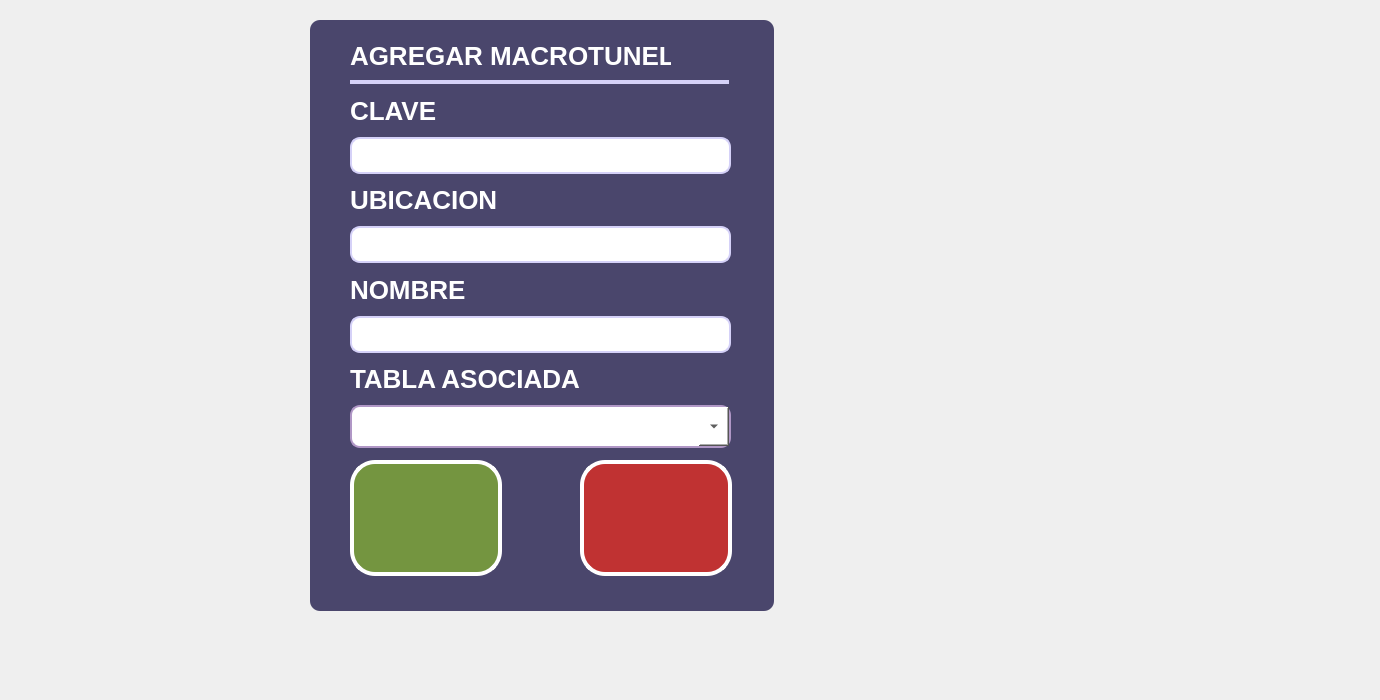
      <widget class="QWidget" name="page_8">
       <widget class="QLabel" name="Fondo_Lbl_12">
        <property name="geometry">
         <rect>
          <x>-50</x>
          <y>-20</y>
          <width>1371</width>
          <height>691</height>
         </rect>
        </property>
        <property name="font">
         <font>
          <family>Segoe UI</family>
          <pointsize>16</pointsize>
          <weight>75</weight>
          <bold>true</bold>
         </font>
        </property>
        <property name="styleSheet">
         <string notr="true">background-image: url(:/images/iconos/fondos/arandanos_fondo6.png);</string>
        </property>
        <property name="text">
         <string/>
        </property>
       </widget>
       <widget class="QWidget" name="widget_29" native="true">
        <property name="geometry">
         <rect>
          <x>300</x>
          <y>10</y>
          <width>481</width>
          <height>611</height>
         </rect>
        </property>
        <property name="styleSheet">
         <string notr="true"> border-radius: 10px; </string>
        </property>
        <widget class="QWidget" name="widget_22" native="true">
         <property name="geometry">
          <rect>
           <x>10</x>
           <y>10</y>
           <width>464</width>
           <height>591</height>
          </rect>
         </property>
         <property name="styleSheet">
          <string notr="true">background-color: rgb(74, 70, 108);
border-radius: 10px; </string>
         </property>
         <widget class="QPushButton" name="ConfirmarMacrotunelCreacion_Btn">
          <property name="geometry">
           <rect>
            <x>40</x>
            <y>440</y>
            <width>152</width>
            <height>116</height>
           </rect>
          </property>
          <property name="font">
           <font>
            <family>Segoe UI</family>
            <pointsize>16</pointsize>
            <weight>75</weight>
            <bold>true</bold>
           </font>
          </property>
          <property name="styleSheet">
           <string notr="true">QPushButton {

         background-color: #749540;
        /*border: 2px solid black;*/
		color: white;  /* Cambia el color de la fuente a blanco */
        border-radius: 25px;  /* Ajusta el valor para hacer las esquinas más o menos redondas */
        padding: 10px;  /* Ajusta el margen interno del QLabel */
		border: 4px solid white;
    }</string>
          </property>
          <property name="text">
           <string/>
          </property>
          <property name="icon">
           <iconset resource="../resources/resources.qrc">
            <normaloff>:/images/iconos/botones/check-mark.png</normaloff>:/images/iconos/botones/check-mark.png</iconset>
          </property>
          <property name="iconSize">
           <size>
            <width>92</width>
            <height>92</height>
           </size>
          </property>
         </widget>
         <widget class="QPushButton" name="Back_CrearMacrotunel_Btn">
          <property name="geometry">
           <rect>
            <x>270</x>
            <y>440</y>
            <width>152</width>
            <height>116</height>
           </rect>
          </property>
          <property name="font">
           <font>
            <family>Segoe UI</family>
            <pointsize>16</pointsize>
            <weight>75</weight>
            <bold>true</bold>
           </font>
          </property>
          <property name="styleSheet">
           <string notr="true">QPushButton {

        background-color: #C03232;
        /*border: 2px solid black;*/
		color: white;  /* Cambia el color de la fuente a blanco */
        border-radius: 25px;  /* Ajusta el valor para hacer las esquinas más o menos redondas */
        padding: 10px;  /* Ajusta el margen interno del QLabel */
		border: 4px solid white;
    }</string>
          </property>
          <property name="text">
           <string/>
          </property>
          <property name="icon">
           <iconset resource="../resources/resources.qrc">
            <normaloff>:/images/iconos/botones/cerrar.png</normaloff>:/images/iconos/botones/cerrar.png</iconset>
          </property>
          <property name="iconSize">
           <size>
            <width>72</width>
            <height>72</height>
           </size>
          </property>
         </widget>
         <widget class="QLabel" name="CrearMacrotunel_Lbl">
          <property name="geometry">
           <rect>
            <x>40</x>
            <y>20</y>
            <width>321</width>
            <height>31</height>
           </rect>
          </property>
          <property name="font">
           <font>
            <family>Segoe UI</family>
            <pointsize>-1</pointsize>
            <weight>81</weight>
            <bold>true</bold>
           </font>
          </property>
          <property name="styleSheet">
           <string notr="true">background-color: rgb(74, 70, 108);
color: white;  
font-family: &quot;Segoe UI&quot;;
font-size: 26px;
font-weight: 650; 


</string>
          </property>
          <property name="text">
           <string>AGREGAR MACROTUNEL</string>
          </property>
         </widget>
         <widget class="QLabel" name="label_29">
          <property name="geometry">
           <rect>
            <x>40</x>
            <y>60</y>
            <width>379</width>
            <height>4</height>
           </rect>
          </property>
          <property name="styleSheet">
           <string notr="true">QLabel {
       background-color: rgb(213, 209, 248);
       border-radius: 20px;
       padding: 10px; 
    }</string>
          </property>
          <property name="text">
           <string/>
          </property>
         </widget>
         <widget class="QWidget" name="verticalLayoutWidget_5">
          <property name="geometry">
           <rect>
            <x>40</x>
            <y>70</y>
            <width>381</width>
            <height>358</height>
           </rect>
          </property>
          <layout class="QVBoxLayout" name="verticalLayout_5">
           <item>
            <widget class="QLabel" name="CrearClaveMacrotunel_Lbl">
             <property name="font">
              <font>
               <family>Segoe UI</family>
               <pointsize>-1</pointsize>
               <weight>81</weight>
               <bold>true</bold>
              </font>
             </property>
             <property name="styleSheet">
              <string notr="true">background-color: rgb(74, 70, 108);
color: white;  
font-family: &quot;Segoe UI&quot;;
font-size: 26px;
font-weight: 650; 


</string>
             </property>
             <property name="text">
              <string>CLAVE</string>
             </property>
            </widget>
           </item>
           <item>
            <widget class="QLineEdit" name="CrearClaveMacrotunel_lineEdit">
             <property name="styleSheet">
              <string notr="true">QLineEdit {
    border: 2px solid  rgb(213, 209, 248);  /* Borde color lila */
    border-radius: 10px;        /* Esquinas redondeadas */
    background-color: white;    /* Fondo blanco */
    padding: 5px;               /* Espaciado interno para que no se vea aplastado */
	font-family: &quot;Segoe UI Semibold&quot;, &quot;Arial&quot;, sans-serif;
    font-size: 18px;
    font-weight: 660;
	text-transform: uppercase;  /* &lt;- Esto fuerza mayúsculas */
}
</string>
             </property>
            </widget>
           </item>
           <item>
            <widget class="QLabel" name="TituloNumLineas_Lbl">
             <property name="font">
              <font>
               <family>Segoe UI</family>
               <pointsize>-1</pointsize>
               <weight>81</weight>
               <bold>true</bold>
              </font>
             </property>
             <property name="styleSheet">
              <string notr="true">background-color: rgb(74, 70, 108);
color: white;  
font-family: &quot;Segoe UI&quot;;
font-size: 26px;
font-weight: 650; 


</string>
             </property>
             <property name="text">
              <string>UBICACION</string>
             </property>
            </widget>
           </item>
           <item>
            <widget class="QLineEdit" name="CrearUbicacionMacrotunel_lineEdit">
             <property name="styleSheet">
              <string notr="true">QLineEdit {
    border: 2px solid  rgb(213, 209, 248);  /* Borde color lila */
    border-radius: 10px;        /* Esquinas redondeadas */
    background-color: white;    /* Fondo blanco */
    padding: 5px;               /* Espaciado interno para que no se vea aplastado */
	font-family: &quot;Segoe UI Semibold&quot;, &quot;Arial&quot;, sans-serif;
    font-size: 18px;
    font-weight: 660;
	text-transform: uppercase;  /* &lt;- Esto fuerza mayúsculas */
}
</string>
             </property>
            </widget>
           </item>
           <item>
            <widget class="QLabel" name="CrearDecripcionMacrotunel_Lb">
             <property name="font">
              <font>
               <family>Segoe UI</family>
               <pointsize>-1</pointsize>
               <weight>81</weight>
               <bold>true</bold>
              </font>
             </property>
             <property name="styleSheet">
              <string notr="true">background-color: rgb(74, 70, 108);
color: white;  
font-family: &quot;Segoe UI&quot;;
font-size: 26px;
font-weight: 650; 


</string>
             </property>
             <property name="text">
              <string>NOMBRE</string>
             </property>
            </widget>
           </item>
           <item>
            <widget class="QLineEdit" name="CrearNombreMacrotunel_lineEdit">
             <property name="styleSheet">
              <string notr="true">QLineEdit {
    border: 2px solid  rgb(213, 209, 248);  /* Borde color lila */
    border-radius: 10px;        /* Esquinas redondeadas */
    background-color: white;    /* Fondo blanco */
    padding: 5px;               /* Espaciado interno para que no se vea aplastado */
	font-family: &quot;Segoe UI Semibold&quot;, &quot;Arial&quot;, sans-serif;
    font-size: 18px;
    font-weight: 660;
	text-transform: uppercase;  /* &lt;- Esto fuerza mayúsculas */
}

</string>
             </property>
            </widget>
           </item>
           <item>
            <widget class="QLabel" name="CrearTablaAsociadaMacrotunel_Lbl">
             <property name="font">
              <font>
               <family>Segoe UI</family>
               <pointsize>-1</pointsize>
               <weight>81</weight>
               <bold>true</bold>
              </font>
             </property>
             <property name="styleSheet">
              <string notr="true">background-color: rgb(74, 70, 108);
color: white;  
font-family: &quot;Segoe UI&quot;;
font-size: 26px;
font-weight: 650; 


</string>
             </property>
             <property name="text">
              <string>TABLA ASOCIADA</string>
             </property>
            </widget>
           </item>
           <item>
            <widget class="QComboBox" name="CrearTablaAsociadaDeMacrotunel_comboBox">
             <property name="styleSheet">
              <string notr="true">QComboBox {
    background-color: rgb(255, 255, 255);
    color: black;
    border: 2px solid rgb(176, 151, 198);
    /*border-radius: 20px;*/
    padding: 8px 15px;
    font-family: &quot;Segoe UI Semibold&quot;, &quot;Arial&quot;, sans-serif;
    font-size: 18px;
    font-weight: 660;
    min-width: 120px;
}

/* Estilo del botón desplegable (conserva la flecha nativa) */
QComboBox::drop-down {
    subcontrol-origin: padding;
    subcontrol-position: top right;
    width: 30px;  /* Ancho suficiente para la flecha */
}

/* Estilo del menú desplegable (popup) */
QComboBox QAbstractItemView {
    background-color: rgb(255, 255, 255);
    color: black;
    border: 2px solid rgb(176, 151, 198);
    font-family: &quot;Segoe UI Semibold&quot;, &quot;Arial&quot;, sans-serif;
    font-size: 18px;
    font-weight: 660;
    padding: 8px 15px;
    outline: 0;  /* Elimina el borde de enfoque punteado */
}

</string>
             </property>
            </widget>
           </item>
          </layout>
         </widget>
        </widget>
       </widget>
      </widget>
